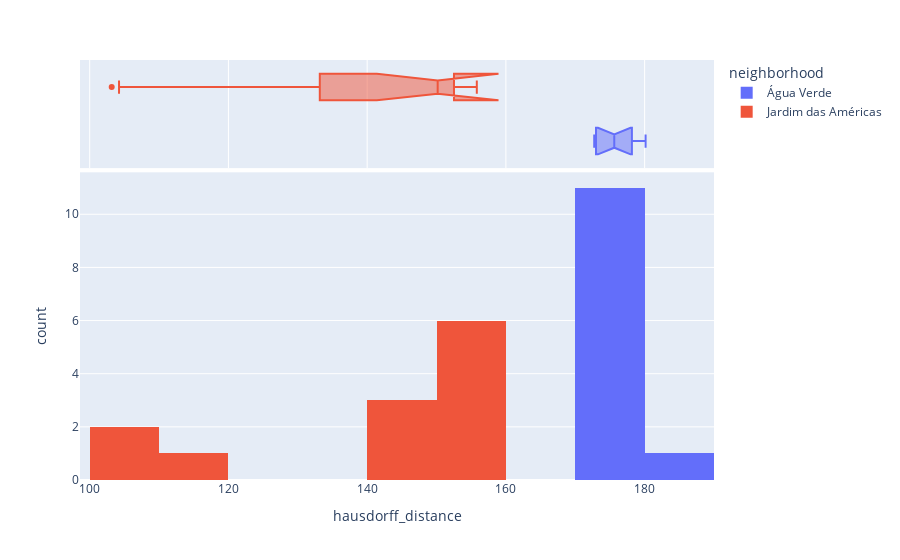

The cell this chart's notebook holds for it:
### Code cell
px.histogram(gdf, 
            x='hausdorff_distance', 
            #  y="tip", 
            color="neighborhood",
                marginal="box", # or violin, rug
                #    hover_data=df.columns
                # range_x=(0,30),
                width = 900,
                nbins=10,
                )

### Figure 1 — Plotly figure (JSON) as saved in the notebook; plotly's stock layout.template omitted (floating-point values rounded to 4 significant figures)
{"data": [{"alignmentgroup": "True", "bingroup": "x", "hovertemplate": "neighborhood=Água Verde<br>hausdorff_distance=%{x}<br>count=%{y}<extra></extra>", "legendgroup": "Água Verde", "marker": {"color": "#636efa", "pattern": {"shape": ""}}, "name": "Água Verde", "nbinsx": 10, "offsetgroup": "Água Verde", "orientation": "v", "showlegend": true, "type": "histogram", "x": [172.9, 180.1, 177.3, 174.7, 178.5, 176.6, 173.3, 173.0, 173.0, 172.7, 178.0, 178.3], "xaxis": "x", "yaxis": "y"}, {"alignmentgroup": "True", "hovertemplate": "neighborhood=Água Verde<br>hausdorff_distance=%{x}<extra></extra>", "legendgroup": "Água Verde", "marker": {"color": "#636efa"}, "name": "Água Verde", "notched": true, "offsetgroup": "Água Verde", "showlegend": false, "type": "box", "x": [172.9, 180.1, 177.3, 174.7, 178.5, 176.6, 173.3, 173.0, 173.0, 172.7, 178.0, 178.3], "xaxis": "x2", "yaxis": "y2"}, {"alignmentgroup": "True", "bingroup": "x", "hovertemplate": "neighborhood=Jardim das Américas<br>hausdorff_distance=%{x}<br>count=%{y}<extra></extra>", "legendgroup": "Jardim das Américas", "marker": {"color": "#EF553B", "pattern": {"shape": ""}}, "name": "Jardim das Américas", "nbinsx": 10, "offsetgroup": "Jardim das Américas", "orientation": "v", "showlegend": true, "type": "histogram", "x": [146.9, 149.5, 149.8, 152.5, 155.8, 119.5, 103.2, 104.2, 150.9, 150.6, 152.5, 154.0], "xaxis": "x", "yaxis": "y"}, {"alignmentgroup": "True", "hovertemplate": "neighborhood=Jardim das Américas<br>hausdorff_distance=%{x}<extra></extra>", "legendgroup": "Jardim das Américas", "marker": {"color": "#EF553B"}, "name": "Jardim das Américas", "notched": true, "offsetgroup": "Jardim das Américas", "showlegend": false, "type": "box", "x": [146.9, 149.5, 149.8, 152.5, 155.8, 119.5, 103.2, 104.2, 150.9, 150.6, 152.5, 154.0], "xaxis": "x2", "yaxis": "y2"}], "layout": {"barmode": "relative", "legend": {"title": {"text": "neighborhood"}, "tracegroupgap": 0}, "margin": {"t": 60}, "width": 900, "xaxis": {"anchor": "y", "domain": [0, 1], "title": {"text": "hausdorff_distance"}}, "xaxis2": {"anchor": "y2", "domain": [0, 1], "matches": "x", "showgrid": true, "showticklabels": false}, "yaxis": {"anchor": "x", "domain": [0, 0.7326], "title": {"text": "count"}}, "yaxis2": {"anchor": "x2", "domain": [0.7426, 1], "matches": "y2", "showgrid": false, "showline": false, "showticklabels": false, "ticks": ""}}}
